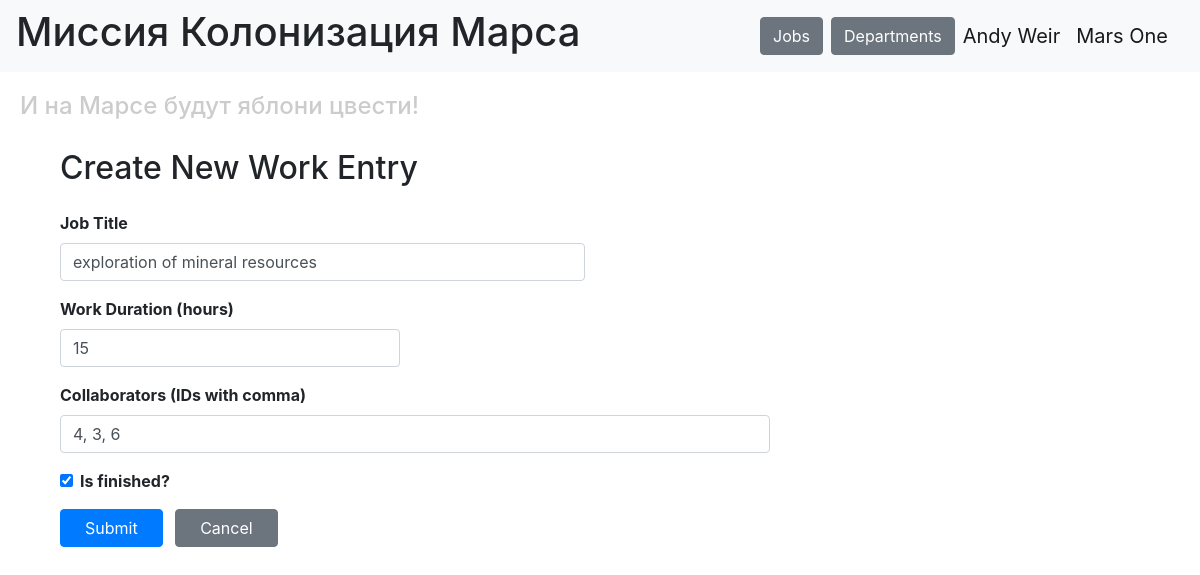
The app's page /edit_job/2 (signed in) with its own data.
### data/users.py (models this page shows, shortened)
class User(SqlAlchemyBase, UserMixin):
    __tablename__ = 'users'
    id = sa.Column(sa.Integer, primary_key=True, autoincrement=True)
    surname = sa.Column(sa.String, nullable=True)
    name = sa.Column(sa.String, nullable=True)
    age = sa.Column(sa.Integer, nullable=True)
    position = sa.Column(sa.String, nullable=True)
    speciality = sa.Column(sa.String, nullable=True)
    address = sa.Column(sa.String, nullable=True)
    email = sa.Column(sa.String, index=True, unique=True, nullable=True)
    hashed_password = sa.Column(sa.String, nullable=True)
    modifed_date = sa.Column(sa.DateTime, default=datetime.datetime.now)

### data/jobs.py (models this page shows, shortened)
class Jobs(SqlAlchemyBase):
    __tablename__ = 'jobs'
    id = sa.Column(sa.Integer, primary_key=True, autoincrement=True)
    job = sa.Column(sa.String, nullable=True)
    work_size = sa.Column(sa.Integer, nullable=True)
    collaborators = sa.Column(sa.String, nullable=True)
    start_date = sa.Column(sa.DateTime, default=datetime.datetime.now)
    end_date = sa.Column(sa.DateTime, nullable=True)
    is_finished = sa.Column(sa.Boolean, default=False)
    team_leader = sa.Column(sa.Integer, sa.ForeignKey("users.id"))
    user = orm.relationship("User")

### main_add_job.py (the view, shortened to what this page needs)
@app.route('/edit_job/<int:job_id>', methods=['GET', 'POST'])
@login_required
def edit_job(job_id):
    form = AddJobForm()
    db_sess = db_session.create_session()
    job = db_sess.query(Jobs).filter(Jobs.id == job_id).first()
    if not job:
        return render_template('error.html', message='Job not found')
    if current_user.id != 1 and job.team_leader != current_user.id:
        return render_template('error.html', message='You do not have permission to edit this job')
    form.job.data = job.job
    form.work_size.data = job.work_size
    form.collaborators.data = job.collaborators
    form.is_finished.data = job.is_finished
    return render_template('addjob.html', title='Editing a Job', form=form)

### data/add_job.py
class AddJobForm(FlaskForm):
    job = StringField('Job Title', validators=[DataRequired()])
    work_size = IntegerField('Work Duration (hours)', validators=[DataRequired()])
    collaborators = StringField('Collaborators (IDs with comma)', validators=[DataRequired()])
    is_finished = BooleanField('Is finished?')
    submit = SubmitField('Submit')

### data/db_session.py (called while the page is built)
def create_session() -> Session:
    global __factory
    return __factory()

### main_add_job.py (called while the page is built)
@login_manager.user_loader
def load_user(user_id):
    db_sess = db_session.create_session()
    return db_sess.query(User).get(user_id)

### templates/addjob.html (shortened to what this page needs)
{% extends "base.html" %}
{% block content %}
<div class="container">
    <h2 class="mb-4">Create New Work Entry</h2>
    <form method="post" novalidate>
        <div class="form-group row">
            <div class="col-md-6">
                {{ form.job.label(class="font-weight-bold") }}
                {{ form.job(class="form-control", placeholder="Enter job description") }}
            </div>
        </div>
        <div class="form-group row">
            <div class="col-md-4">
                {{ form.work_size.label(class="font-weight-bold") }}
                {{ form.work_size(class="form-control", placeholder="Hours") }}
            </div>
        </div>
        <div class="form-group row">
            <div class="col-md-8">
                {{ form.collaborators.label(class="font-weight-bold") }}
                {{ form.collaborators(class="form-control", placeholder="Enter IDs (comma separated)") }}
            </div>
        </div>
        <div class="form-group row">
            <div class="col-md-8">
                <div class="form-check">
                    {{ form.is_finished(class="form-check-input") }}
                    {{ form.is_finished.label(class="form-check-label font-weight-bold") }}
                </div>
            </div>
        </div>
        <div class="form-group row">
            <div class="col-md-8">
                {{ form.submit(class="btn btn-primary px-4") }}
                <a href="/" class="btn btn-secondary ml-2 px-4">Cancel</a>
            </div>
        </div>
    </form>
</div>
{% endblock %}

### templates/base.html (shortened to what this page needs)
<!DOCTYPE html>
<html lang="en">
<head>
    <link rel="stylesheet" href="https://stackpath.bootstrapcdn.com/bootstrap/4.4.1/css/bootstrap.min.css"
>
    <link rel="stylesheet" type="text/css" href="../static/css/style.css"/>
</head>
<body>
<header>
    <nav class="navbar navbar-light bg-light">
        <h1>Миссия Колонизация Марса</h1>
        <div class="ml-auto d-flex align-items-center">
            <a href="/" class="btn btn-secondary mr-2">Jobs</a>
            <a href="/departments" class="btn btn-secondary mr-2">Departments</a>
            {% if current_user.is_authenticated %}
                <a class="navbar-brand" href="/logout">{{ current_user.name }} {{ current_user.surname }}</a>
            {% else %}
                <a class="btn btn-primary mr-2" href="/register">Register</a>
                <a class="btn btn-success" href="/login">Log in</a>
            {% endif %}
        </div>
        <a class="navbar-brand" href="#">Mars One</a>
    </nav>
    <h4>И на Марсе будут яблони цвести!</h4>
</header>
<main role="main" class="container">
    {% block content %}{% endblock %}
</main>
</body>
</html>

### static/css/style.css (style rules this page uses)
h4 { color: #cccccc; padding: 20px; }

### records on screen
User: name "Andy", surname "Weir"
Jobs: job "exploration of mineral resources", work_size "15", collaborators "4, 3, 6", is_finished "☑"
